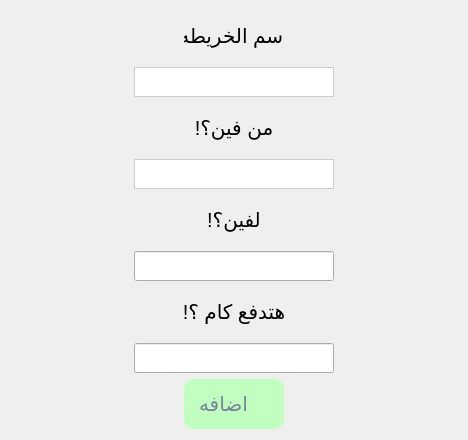
<?xml version="1.0" encoding="UTF-8"?>
<ui version="4.0">
 <class>addgraph</class>
 <widget class="QWidget" name="addgraph">
  <property name="geometry">
   <rect>
    <x>0</x>
    <y>0</y>
    <width>468</width>
    <height>344</height>
   </rect>
  </property>
  <property name="windowTitle">
   <string>Form</string>
  </property>
  <property name="styleSheet">
   <string notr="true">QQLabel {
    qproperty-alignment: AlignCenter; /* توسيط النص (بدون CSS عادي!) */
    background: qlineargradient(x1:0, y1:0, x2:1, y2:1,
                               stop:0 #3498db, stop:1 #2ecc71); /* جرادينت */
    border: 2px solid #2980b9;
    border-radius: 10px;
    padding: 10px;
text-align: center;  
}
QLabel:hover {
    color: #ffffff;
    background-color: rgba( 86, 101, 115, 0.5); 
border-radius: 10px;
}</string>
  </property>
  <layout class="QGridLayout" name="gridLayout">
   <item row="0" column="0">
    <layout class="QVBoxLayout" name="verticalLayout">
     <item alignment="Qt::AlignmentFlag::AlignHCenter">
      <widget class="QLabel" name="label_4">
       <property name="minimumSize">
        <size>
         <width>100</width>
         <height>50</height>
        </size>
       </property>
       <property name="maximumSize">
        <size>
         <width>100</width>
         <height>50</height>
        </size>
       </property>
       <property name="font">
        <font>
         <pointsize>15</pointsize>
        </font>
       </property>
       <property name="text">
        <string>اسم الخريطه</string>
       </property>
       <property name="alignment">
        <set>Qt::AlignmentFlag::AlignCenter</set>
       </property>
      </widget>
     </item>
     <item alignment="Qt::AlignmentFlag::AlignHCenter">
      <widget class="QLineEdit" name="lineEdit_4">
       <property name="minimumSize">
        <size>
         <width>200</width>
         <height>30</height>
        </size>
       </property>
       <property name="maximumSize">
        <size>
         <width>200</width>
         <height>30</height>
        </size>
       </property>
       <property name="styleSheet">
        <string notr="true">QLineEdit {
    border: 1px solid #ccc;       /* Border color */
     
    padding: 5px;
    margin: 0;                    /* Remove default margin */
}

/* Last QLineEdit should have a right border */
QLineEdit:last-child {
    border-right: 1px solid #ccc; 
}</string>
       </property>
      </widget>
     </item>
     <item alignment="Qt::AlignmentFlag::AlignHCenter">
      <widget class="QLabel" name="label">
       <property name="minimumSize">
        <size>
         <width>150</width>
         <height>50</height>
        </size>
       </property>
       <property name="maximumSize">
        <size>
         <width>150</width>
         <height>50</height>
        </size>
       </property>
       <property name="font">
        <font>
         <pointsize>15</pointsize>
        </font>
       </property>
       <property name="text">
        <string>من فين؟!</string>
       </property>
       <property name="alignment">
        <set>Qt::AlignmentFlag::AlignCenter</set>
       </property>
      </widget>
     </item>
     <item alignment="Qt::AlignmentFlag::AlignHCenter">
      <widget class="QLineEdit" name="lineEdit">
       <property name="minimumSize">
        <size>
         <width>200</width>
         <height>30</height>
        </size>
       </property>
       <property name="maximumSize">
        <size>
         <width>200</width>
         <height>30</height>
        </size>
       </property>
       <property name="styleSheet">
        <string notr="true">QLineEdit {
    border: 1px solid #ccc;       /* Border color */
     
    padding: 5px;
    margin: 0;                    /* Remove default margin */
}

/* Last QLineEdit should have a right border */
QLineEdit:last-child {
    border-right: 1px solid #ccc; 
}</string>
       </property>
      </widget>
     </item>
     <item alignment="Qt::AlignmentFlag::AlignHCenter">
      <widget class="QLabel" name="label_2">
       <property name="minimumSize">
        <size>
         <width>150</width>
         <height>50</height>
        </size>
       </property>
       <property name="maximumSize">
        <size>
         <width>150</width>
         <height>50</height>
        </size>
       </property>
       <property name="font">
        <font>
         <pointsize>15</pointsize>
        </font>
       </property>
       <property name="text">
        <string>لفين؟!</string>
       </property>
       <property name="alignment">
        <set>Qt::AlignmentFlag::AlignCenter</set>
       </property>
      </widget>
     </item>
     <item alignment="Qt::AlignmentFlag::AlignHCenter">
      <widget class="QLineEdit" name="lineEdit_2">
       <property name="minimumSize">
        <size>
         <width>200</width>
         <height>30</height>
        </size>
       </property>
       <property name="maximumSize">
        <size>
         <width>200</width>
         <height>30</height>
        </size>
       </property>
      </widget>
     </item>
     <item alignment="Qt::AlignmentFlag::AlignHCenter">
      <widget class="QLabel" name="label_3">
       <property name="minimumSize">
        <size>
         <width>150</width>
         <height>50</height>
        </size>
       </property>
       <property name="maximumSize">
        <size>
         <width>150</width>
         <height>50</height>
        </size>
       </property>
       <property name="font">
        <font>
         <pointsize>15</pointsize>
        </font>
       </property>
       <property name="text">
        <string>هتدفع كام ؟!</string>
       </property>
       <property name="alignment">
        <set>Qt::AlignmentFlag::AlignCenter</set>
       </property>
      </widget>
     </item>
     <item alignment="Qt::AlignmentFlag::AlignHCenter">
      <widget class="QLineEdit" name="lineEdit_3">
       <property name="minimumSize">
        <size>
         <width>200</width>
         <height>30</height>
        </size>
       </property>
       <property name="maximumSize">
        <size>
         <width>200</width>
         <height>30</height>
        </size>
       </property>
      </widget>
     </item>
     <item alignment="Qt::AlignmentFlag::AlignHCenter">
      <widget class="QPushButton" name="pushButton">
       <property name="minimumSize">
        <size>
         <width>100</width>
         <height>50</height>
        </size>
       </property>
       <property name="maximumSize">
        <size>
         <width>100</width>
         <height>50</height>
        </size>
       </property>
       <property name="font">
        <font>
         <family>Segoe UI</family>
         <pointsize>15</pointsize>
        </font>
       </property>
       <property name="styleSheet">
        <string notr="true">QPushButton {
background-color:  #C1FFC1;
		border:none;
		border-radius: 3px;
		text-align: left;
		padding: 8px 0 8px 15px;
		color: #788596;
    font-family: &quot;Segoe UI&quot;, &quot;Arial&quot;, &quot;Helvetica Neue&quot;, sans-serif;
border-radius: 10px;

	}
QPushButton:hover {
		background-color: rgba( 86, 101, 115, 0.5);
	}
 QPushButton:checked {
		color: #fff;
	}</string>
       </property>
       <property name="text">
        <string>اضافه</string>
       </property>
       <property name="icon">
        <iconset resource="myres.qrc">
         <normaloff>:/icons/add-16.ico</normaloff>:/icons/add-16.ico</iconset>
       </property>
      </widget>
     </item>
    </layout>
   </item>
  </layout>
 </widget>
 <resources>
  <include location="myres.qrc"/>
 </resources>
 <connections/>
</ui>
